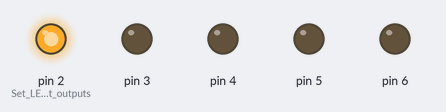
A sketch run on a simulated Arduino Uno, built with avr-gcc and run on an emulated ATmega328P. On the bench: output pins drawn as LEDs (lit = HIGH).

Above: at 0.05 s.
At 0.75 s:
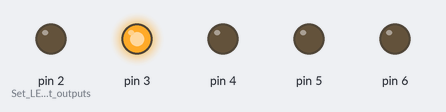
At 1.45 s:
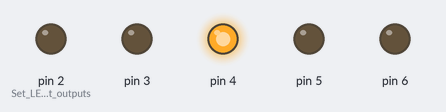
At 2.15 s:
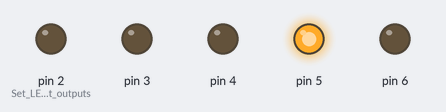
At 2.85 s:
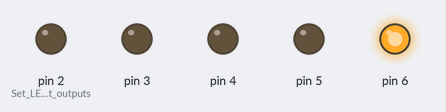
Timing chart, 0 to 3.1 s (numbered marks = the images above):
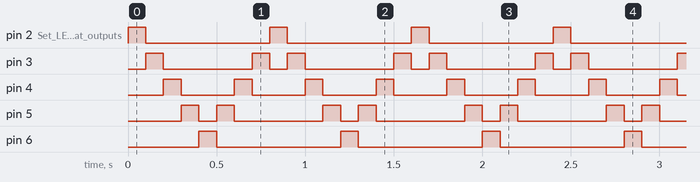

The sketch:

Project1.ino
```cpp
/*
Arduino Workshop
Project 1 - Creating a Blinking LED Wave
Ross Kippenbrock - 7/31/13
*/

int d = 100;

void setup()
{
  pinMode(2, OUTPUT);  // Set LEDs at outputs
  pinMode(3, OUTPUT);
  pinMode(4, OUTPUT);
  pinMode(5, OUTPUT);
  pinMode(6, OUTPUT);
}

void loop()
{
  digitalWrite(2,HIGH);  // Turn LED 1 on
  delay(d);            // wait a half second
  digitalWrite(2,LOW);   // Turn LED 1 off
  digitalWrite(3,HIGH);  // Turn LED 2 on and repeat
  delay(d);
  digitalWrite(3,LOW);
  digitalWrite(4,HIGH);
  delay(d);
  digitalWrite(4,LOW);
  digitalWrite(5,HIGH);
  delay(d);
  digitalWrite(5,LOW);
  digitalWrite(6,HIGH);
  delay(d);
  digitalWrite(6,LOW);
  digitalWrite(5,HIGH);
  delay(d);
  digitalWrite(5,LOW);
  digitalWrite(4,HIGH);
  delay(d);
  digitalWrite(4,LOW);
  digitalWrite(3,HIGH);
  delay(d);
  digitalWrite(3,LOW);
  // the loop repeats from here
}
```

Measured:
- by itself, pin 2 (Set_LEDs_at_outputs), pin 6: alternates HIGH for 0.10 s and LOW for 0.70 s
- by itself, pin 3: repeats every 0.80 s: LOW 0.50 s, HIGH 0.10 s, LOW 0.10 s, HIGH 0.10 s
- by itself, pin 4: alternates HIGH for 0.10 s and LOW for 0.30 s
- by itself, pin 5: repeats every 0.80 s: LOW 0.10 s, HIGH 0.10 s, LOW 0.50 s, HIGH 0.10 s
